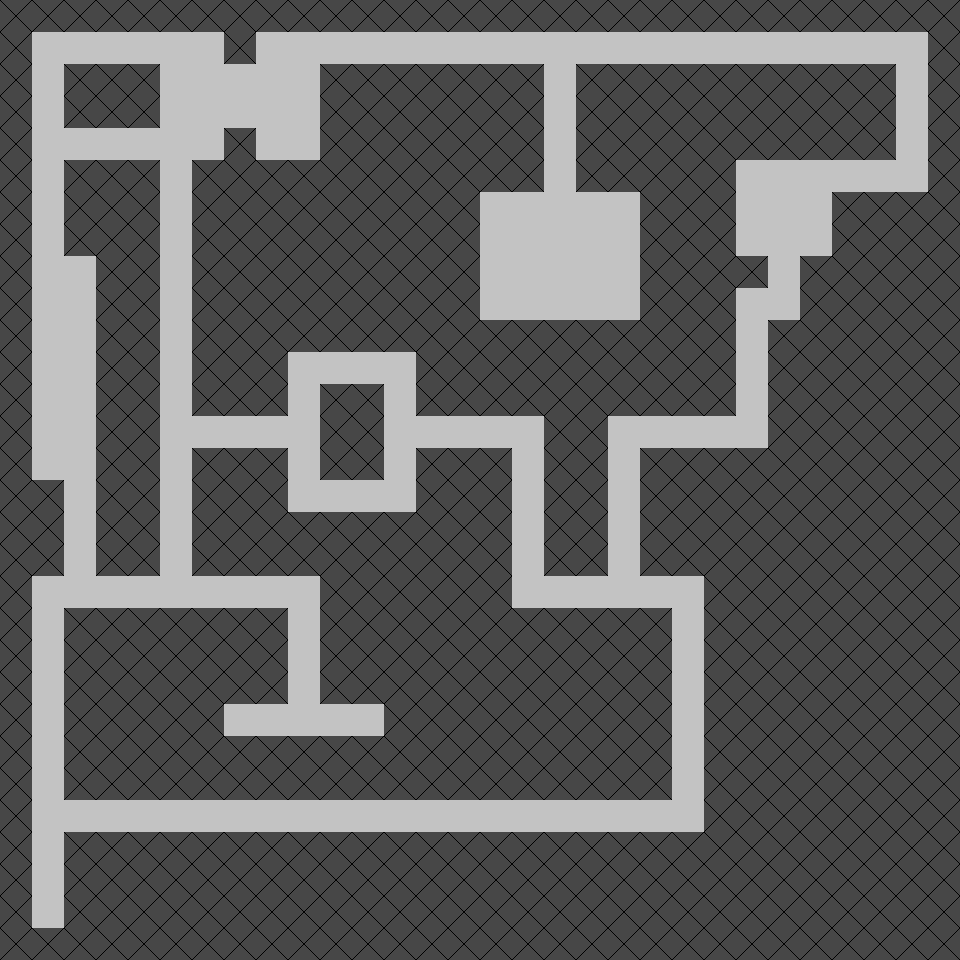

Rendered tile map (Tiled .tmx) drawn with the repository's tilesets; below, a short description and the full map source, tile grids included:
An orthogonal 30x30 tile map with 32x32 px tiles, 1 tile layer (Tile Layer 1).

<map version="1.10" tiledversion="1.11.0" orientation="orthogonal" renderorder="right-down" width="30" height="30" tilewidth="32" tileheight="32" infinite="0" nextlayerid="2" nextobjectid="1">
 <tileset firstgid="1" source="test tileset.tsx" />
 <layer id="1" name="Tile Layer 1" width="30" height="30">
  <data encoding="csv">
2,2,2,2,2,2,2,2,2,2,2,2,2,2,2,2,2,2,2,2,2,2,2,2,2,2,2,2,2,2,
2,1,1,1,1,1,1,2,1,1,1,1,1,1,1,1,1,1,1,1,1,1,1,1,1,1,1,1,1,2,
2,1,2,2,2,1,1,1,1,1,2,2,2,2,2,2,2,1,2,2,2,2,2,2,2,2,2,2,1,2,
2,1,2,2,2,1,1,1,1,1,2,2,2,2,2,2,2,1,2,2,2,2,2,2,2,2,2,2,1,2,
2,1,1,1,1,1,1,2,1,1,2,2,2,2,2,2,2,1,2,2,2,2,2,2,2,2,2,2,1,2,
2,1,2,2,2,1,2,2,2,2,2,2,2,2,2,2,2,1,2,2,2,2,2,1,1,1,1,1,1,2,
2,1,2,2,2,1,2,2,2,2,2,2,2,2,2,1,1,1,1,1,2,2,2,1,1,1,2,2,2,2,
2,1,2,2,2,1,2,2,2,2,2,2,2,2,2,1,1,1,1,1,2,2,2,1,1,1,2,2,2,2,
2,1,1,2,2,1,2,2,2,2,2,2,2,2,2,1,1,1,1,1,2,2,2,2,1,2,2,2,2,2,
2,1,1,2,2,1,2,2,2,2,2,2,2,2,2,1,1,1,1,1,2,2,2,1,1,2,2,2,2,2,
2,1,1,2,2,1,2,2,2,2,2,2,2,2,2,2,2,2,2,2,2,2,2,1,2,2,2,2,2,2,
2,1,1,2,2,1,2,2,2,1,1,1,1,2,2,2,2,2,2,2,2,2,2,1,2,2,2,2,2,2,
2,1,1,2,2,1,2,2,2,1,2,2,1,2,2,2,2,2,2,2,2,2,2,1,2,2,2,2,2,2,
2,1,1,2,2,1,1,1,1,1,2,2,1,1,1,1,1,2,2,1,1,1,1,1,2,2,2,2,2,2,
2,1,1,2,2,1,2,2,2,1,2,2,1,2,2,2,1,2,2,1,2,2,2,2,2,2,2,2,2,2,
2,2,1,2,2,1,2,2,2,1,1,1,1,2,2,2,1,2,2,1,2,2,2,2,2,2,2,2,2,2,
2,2,1,2,2,1,2,2,2,2,2,2,2,2,2,2,1,2,2,1,2,2,2,2,2,2,2,2,2,2,
2,2,1,2,2,1,2,2,2,2,2,2,2,2,2,2,1,2,2,1,2,2,2,2,2,2,2,2,2,2,
2,1,1,1,1,1,1,1,1,1,2,2,2,2,2,2,1,1,1,1,1,1,2,2,2,2,2,2,2,2,
2,1,2,2,2,2,2,2,2,1,2,2,2,2,2,2,2,2,2,2,2,1,2,2,2,2,2,2,2,2,
2,1,2,2,2,2,2,2,2,1,2,2,2,2,2,2,2,2,2,2,2,1,2,2,2,2,2,2,2,2,
2,1,2,2,2,2,2,2,2,1,2,2,2,2,2,2,2,2,2,2,2,1,2,2,2,2,2,2,2,2,
2,1,2,2,2,2,2,1,1,1,1,1,2,2,2,2,2,2,2,2,2,1,2,2,2,2,2,2,2,2,
2,1,2,2,2,2,2,2,2,2,2,2,2,2,2,2,2,2,2,2,2,1,2,2,2,2,2,2,2,2,
2,1,2,2,2,2,2,2,2,2,2,2,2,2,2,2,2,2,2,2,2,1,2,2,2,2,2,2,2,2,
2,1,1,1,1,1,1,1,1,1,1,1,1,1,1,1,1,1,1,1,1,1,2,2,2,2,2,2,2,2,
2,1,2,2,2,2,2,2,2,2,2,2,2,2,2,2,2,2,2,2,2,2,2,2,2,2,2,2,2,2,
2,1,2,2,2,2,2,2,2,2,2,2,2,2,2,2,2,2,2,2,2,2,2,2,2,2,2,2,2,2,
2,1,2,2,2,2,2,2,2,2,2,2,2,2,2,2,2,2,2,2,2,2,2,2,2,2,2,2,2,2,
2,2,2,2,2,2,2,2,2,2,2,2,2,2,2,2,2,2,2,2,2,2,2,2,2,2,2,2,2,2
</data>
 </layer>
</map>
